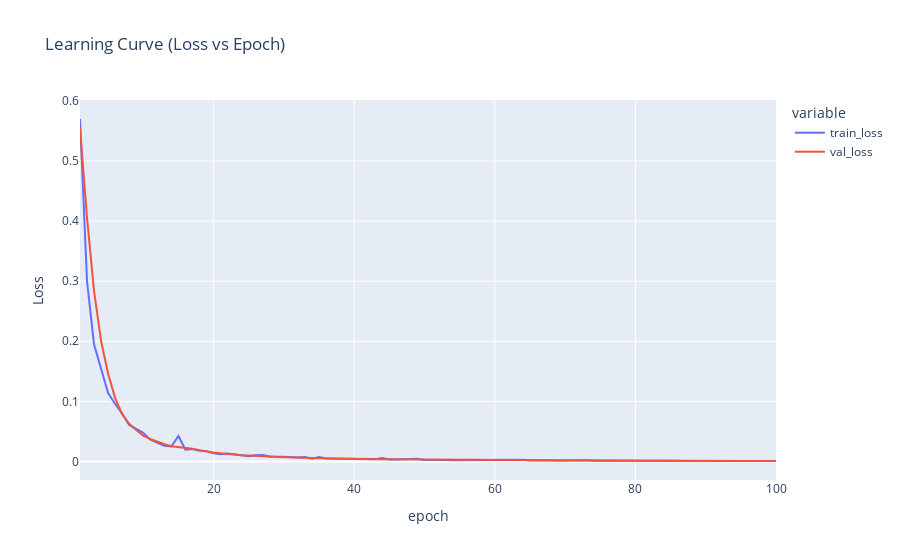
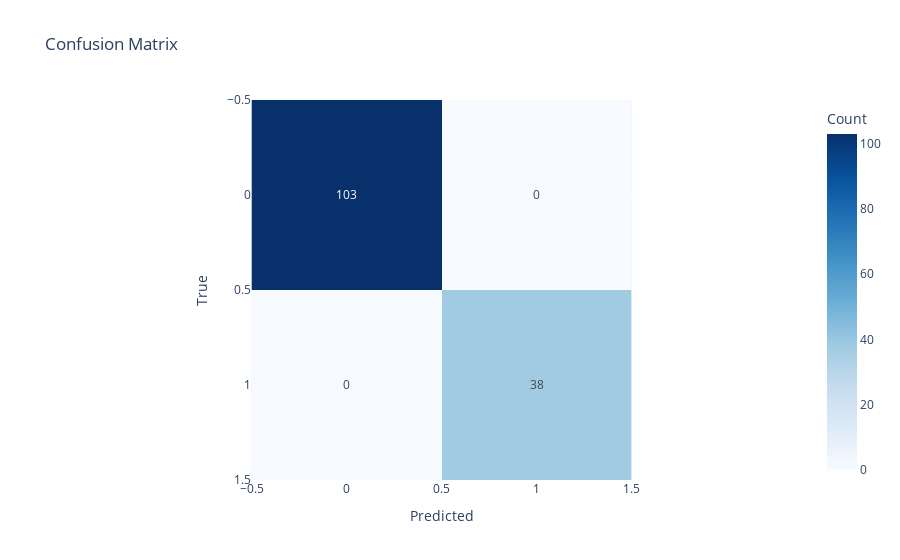

Notebook source saved alongside these figures, in order:
### Code cell
# Evaluation & Diagnostics
# Comment: Compute metrics and plot learning curve; confusion matrix or residuals.
from sklearn.metrics import accuracy_score, f1_score, roc_auc_score, confusion_matrix, classification_report
from sklearn.metrics import mean_absolute_error, mean_squared_error, r2_score

if isinstance(TARGET, str) and TARGET in clean_df.columns and PROBLEM in ("classification", "regression"):
    # Learning curve
    hist_df = pd.DataFrame(history)
    fig_lc = px.line(hist_df, x="epoch", y=["train_loss", "val_loss"],
                     title="Learning Curve (Loss vs Epoch)")
    fig_lc.update_layout(yaxis_title="Loss")
    fig_lc.show()

    # Collect predictions
    model.eval()
    all_preds = []
    all_probs = []
    all_true = []
    with torch.no_grad():
        for xb, yb in test_loader:
            xb = xb.to(device)
            out = model(xb)
            if PROBLEM == "classification":
                probs = torch.softmax(out, dim=1).cpu().numpy()
                preds = probs.argmax(axis=1)
                all_probs.append(probs)
                all_preds.append(preds)
                all_true.append(yb.numpy())
            else:
                preds = out.cpu().numpy().squeeze()
                all_preds.append(preds)
                all_true.append(yb.numpy().squeeze())

    y_true = np.concatenate(all_true)
    y_pred = np.concatenate(all_preds)

    if PROBLEM == "classification":
        acc = accuracy_score(y_true, y_pred)
        f1 = f1_score(y_true, y_pred, average="weighted")
        try:
            # binary or multiclass OneVsRest AUROC
            num_classes = int(pd.Series(y_train).nunique())
            if num_classes == 2 and len(all_probs) > 0:
                y_prob = np.concatenate(all_probs)[:, 1]
                auroc = roc_auc_score(y_true, y_prob)
            else:
                y_prob = np.concatenate(all_probs)
                auroc = roc_auc_score(pd.get_dummies(y_true), y_prob, average="weighted", multi_class="ovr")
        except Exception:
            auroc = np.nan

        print({"accuracy": round(acc, 4), "f1_weighted": round(f1, 4), "auroc": None if np.isnan(auroc) else round(float(auroc), 4)})

        # Confusion matrix
        cm = confusion_matrix(y_true, y_pred)
        fig_cm = px.imshow(cm, text_auto=True, color_continuous_scale="Blues",
                           title="Confusion Matrix", labels=dict(x="Predicted", y="True", color="Count"))
        fig_cm.update_xaxes(title="Predicted")
        fig_cm.update_yaxes(title="True")
        fig_cm.show()
    else:
        mae = mean_absolute_error(y_true, y_pred)
        rmse = mean_squared_error(y_true, y_pred, squared=False)
        r2 = r2_score(y_true, y_pred)
        print({"MAE": round(mae, 4), "RMSE": round(rmse, 4), "R2": round(r2, 4)})

        # Residual diagnostics
        residuals = y_true - y_pred
        fig_res_sc = px.scatter(x=y_pred, y=residuals, labels={"x": "Predicted", "y": "Residual"},
                                title="Residuals vs Predicted")
        fig_res_sc.add_hline(y=0, line_dash="dash")
        fig_res_sc.show()

        fig_res_hist = px.histogram(residuals, nbins=40, title="Residuals Histogram")
        fig_res_hist.show()

### Figure 1 — Plotly figure (JSON) as saved in the notebook; plotly's stock layout.template omitted (floating-point values rounded to 4 significant figures)
{"data": [{"hovertemplate": "variable=train_loss<br>epoch=%{x}<br>value=%{y}<extra></extra>", "legendgroup": "train_loss", "line": {"color": "#636efa", "dash": "solid"}, "marker": {"symbol": "circle"}, "mode": "lines", "name": "train_loss", "orientation": "v", "showlegend": true, "type": "scatter", "x": [1, 2, 3, 4, 5, 6, 7, 8, 9, 10, 11, 12, 13, 14, 15, 16, 17, 18, 19, 20, 21, 22, 23, 24, 25, 26, 27, 28, 29, 30, 31, 32, 33, 34, 35, 36, 37, 38, 39, 40, 41, 42, 43, 44, 45, 46, 47, 48, 49, 50, 51, 52, 53, 54, 55, 56, 57, 58, 59, 60, 61, 62, 63, 64, 65, 66, 67, 68, 69, 70, 71, 72, 73, 74, 75, 76, 77, 78, 79, 80, 81, 82, 83, 84, 85, 86, 87, 88, 89, 90, 91, 92, 93, 94, 95, 96, 97, 98, 99, 100], "xaxis": "x", "y": [0.57, 0.2999, 0.1946, 0.155, 0.1138, 0.0957, 0.07958, 0.0608, 0.05437, 0.04761, 0.03635, 0.0313, 0.02593, 0.02493, 0.04234, 0.01952, 0.0206, 0.01786, 0.01681, 0.01365, 0.0121, 0.01308, 0.01197, 0.01081, 0.008588, 0.01039, 0.01078, 0.008135, 0.008063, 0.007181, 0.00748, 0.006428, 0.007175, 0.004712, 0.007277, 0.004854, 0.004618, 0.004107, 0.00478, 0.004019, 0.003243, 0.003957, 0.003857, 0.005558, 0.003092, 0.003175, 0.003419, 0.003799, 0.004477, 0.002322, 0.002567, 0.002665, 0.002419, 0.002046, 0.002098, 0.002359, 0.002549, 0.002185, 0.002488, 0.0025, 0.002406, 0.002405, 0.003491, 0.002669, 0.001495, 0.001862, 0.001574, 0.001687, 0.001179, 0.001461, 0.001392, 0.001344, 0.001778, 0.001133, 0.001269, 0.001861, 0.00136, 0.001144, 0.001294, 0.001117, 0.0007898, 0.001262, 0.001095, 0.001184, 0.001527, 0.001042, 0.0008658, 0.0009009, 0.0009112, 0.0008172, 0.0007837, 0.0007761, 0.0009374, 0.0007419, 0.0009218, 0.0009887, 0.00088, 0.0007946, 0.001045, 0.0007851], "yaxis": "y"}, {"hovertemplate": "variable=val_loss<br>epoch=%{x}<br>value=%{y}<extra></extra>", "legendgroup": "val_loss", "line": {"color": "#EF553B", "dash": "solid"}, "marker": {"symbol": "circle"}, "mode": "lines", "name": "val_loss", "orientation": "v", "showlegend": true, "type": "scatter", "x": [1, 2, 3, 4, 5, 6, 7, 8, 9, 10, 11, 12, 13, 14, 15, 16, 17, 18, 19, 20, 21, 22, 23, 24, 25, 26, 27, 28, 29, 30, 31, 32, 33, 34, 35, 36, 37, 38, 39, 40, 41, 42, 43, 44, 45, 46, 47, 48, 49, 50, 51, 52, 53, 54, 55, 56, 57, 58, 59, 60, 61, 62, 63, 64, 65, 66, 67, 68, 69, 70, 71, 72, 73, 74, 75, 76, 77, 78, 79, 80, 81, 82, 83, 84, 85, 86, 87, 88, 89, 90, 91, 92, 93, 94, 95, 96, 97, 98, 99, 100], "xaxis": "x", "y": [0.5548, 0.4053, 0.2834, 0.2004, 0.1459, 0.1053, 0.07853, 0.06263, 0.05245, 0.04284, 0.03728, 0.03265, 0.02852, 0.02534, 0.02396, 0.02335, 0.02126, 0.0188, 0.01663, 0.01506, 0.0136, 0.01219, 0.01111, 0.01042, 0.009872, 0.009655, 0.008942, 0.008072, 0.007497, 0.006892, 0.006509, 0.006367, 0.005959, 0.005776, 0.005387, 0.00509, 0.004692, 0.004639, 0.004247, 0.004143, 0.004046, 0.003808, 0.003744, 0.003652, 0.003365, 0.003251, 0.003077, 0.002904, 0.002735, 0.00267, 0.002577, 0.00244, 0.002366, 0.002355, 0.002196, 0.002164, 0.002118, 0.002003, 0.001931, 0.001904, 0.00185, 0.001782, 0.001623, 0.00169, 0.00179, 0.001822, 0.00172, 0.001701, 0.00165, 0.001562, 0.001511, 0.001404, 0.001355, 0.001324, 0.001253, 0.001214, 0.001221, 0.001217, 0.001181, 0.00117, 0.001128, 0.001073, 0.001039, 0.0009717, 0.0009729, 0.0009303, 0.0009226, 0.0008813, 0.0008618, 0.0008413, 0.0008089, 0.0008375, 0.0007988, 0.0007776, 0.0007452, 0.0007695, 0.0007313, 0.0007382, 0.0007416, 0.0007268], "yaxis": "y"}], "layout": {"legend": {"title": {"text": "variable"}, "tracegroupgap": 0}, "title": {"text": "Learning Curve (Loss vs Epoch)"}, "xaxis": {"anchor": "y", "domain": [0, 1], "title": {"text": "epoch"}}, "yaxis": {"anchor": "x", "domain": [0, 1], "title": {"text": "Loss"}}}}

### Figure 2 — Plotly figure (JSON) as saved in the notebook; plotly's stock layout.template omitted (floating-point values rounded to 4 significant figures)
{"data": [{"coloraxis": "coloraxis", "hovertemplate": "Predicted: %{x}<br>True: %{y}<br>Count: %{z}<extra></extra>", "name": "0", "texttemplate": "%{z}", "type": "heatmap", "xaxis": "x", "yaxis": "y", "z": [[103, 0], [0, 38]]}], "layout": {"coloraxis": {"colorbar": {"title": {"text": "Count"}}, "colorscale": [[0, "rgb(247,251,255)"], [0.125, "rgb(222,235,247)"], [0.25, "rgb(198,219,239)"], [0.375, "rgb(158,202,225)"], [0.5, "rgb(107,174,214)"], [0.625, "rgb(66,146,198)"], [0.75, "rgb(33,113,181)"], [0.875, "rgb(8,81,156)"], [1, "rgb(8,48,107)"]]}, "title": {"text": "Confusion Matrix"}, "xaxis": {"anchor": "y", "constrain": "domain", "domain": [0, 1], "scaleanchor": "y", "title": {"text": "Predicted"}}, "yaxis": {"anchor": "x", "autorange": "reversed", "constrain": "domain", "domain": [0, 1], "title": {"text": "True"}}}}
